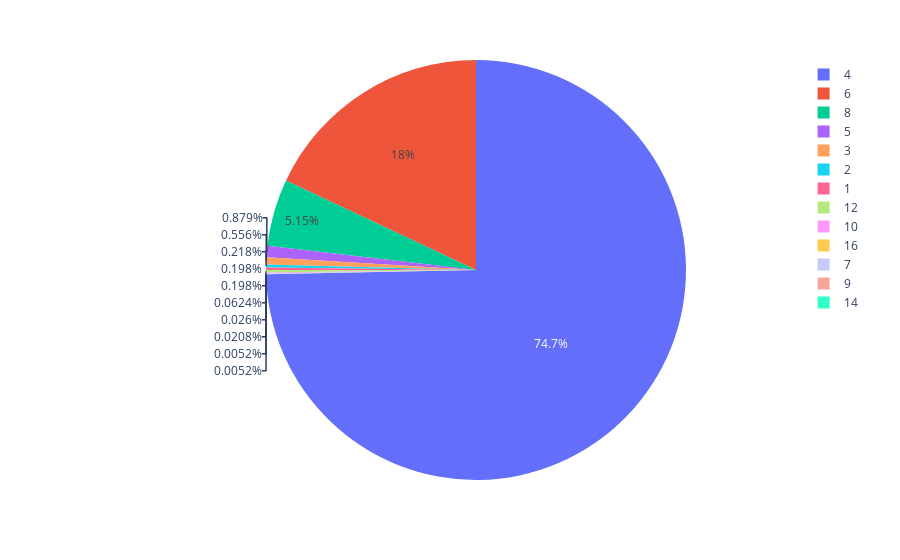

Here is the notebook cell this chart was saved with:
### Code cell
fig = px.pie(dfType, values='Count', names='Cylinders')
fig.show()

### Figure 1 — Plotly figure (JSON) as saved in the notebook; plotly's stock layout.template omitted (floating-point values rounded to 4 significant figures)
{"data": [{"domain": {"x": [0, 1], "y": [0, 1]}, "hovertemplate": "Cylinders=%{label}<br>Count=%{value}<extra></extra>", "labels": [4, 6, 8, 5, 3, 2, 1, 12, 10, 16, 7, 9, 14], "legendgroup": "", "name": "", "showlegend": true, "type": "pie", "values": [14366, 3462, 991, 169, 107, 42, 38, 38, 12, 5, 4, 1, 1]}], "layout": {"legend": {"tracegroupgap": 0}, "margin": {"t": 60}}}
